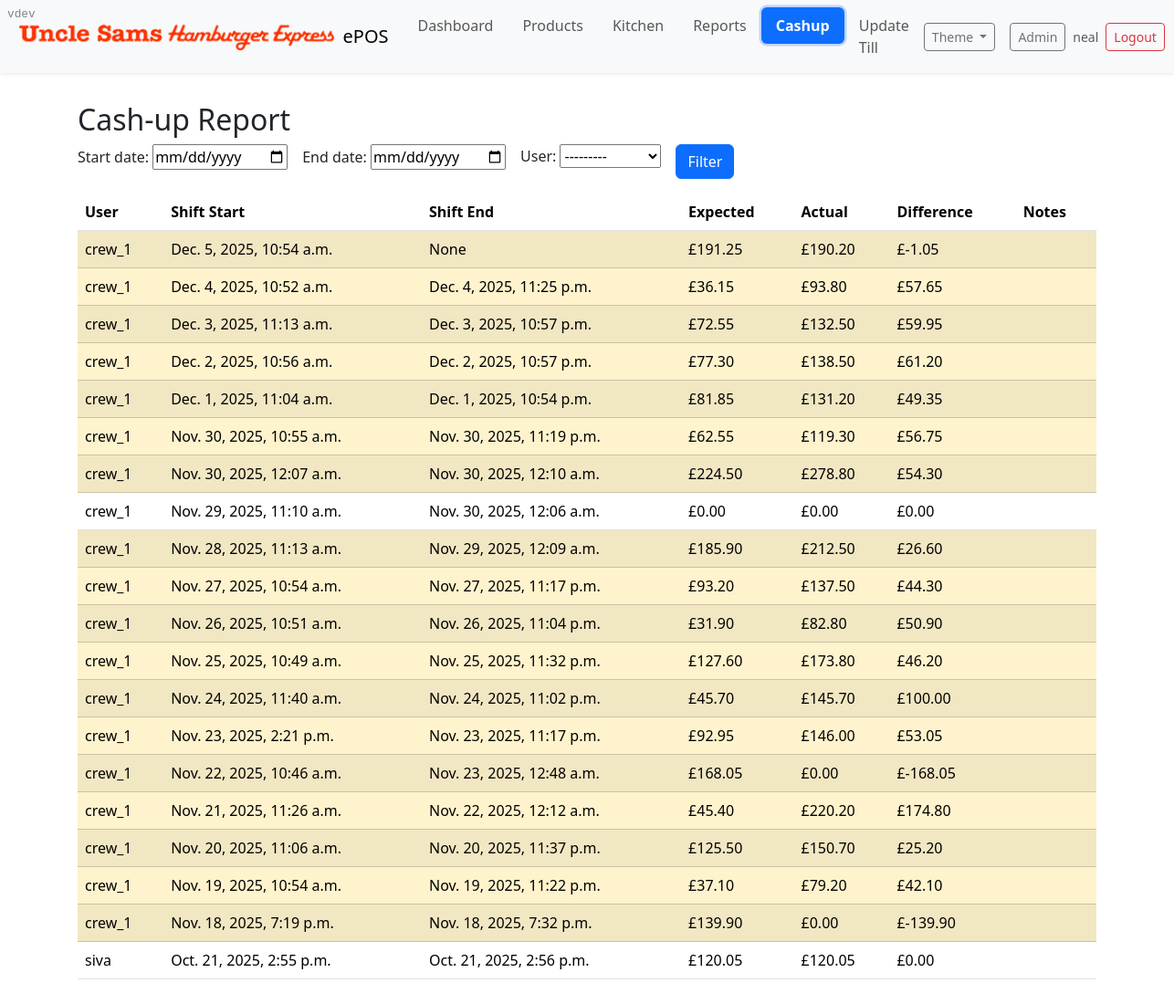
Screenshot of /cashup/report/ (signed in) with the database file from the repository.
### cashup/models.py (models this page shows, shortened)
class CashUp(models.Model):
    shift = models.OneToOneField(Shift, on_delete=models.CASCADE, related_name='cashup')
    expected_amount = models.DecimalField(max_digits=10, decimal_places=2, help_text="Expected cash amount based on transactions")
    actual_amount = models.DecimalField(max_digits=10, decimal_places=2, help_text="Actual cash amount counted at the end of the shift")
    difference = models.DecimalField(max_digits=10, decimal_places=2, help_text="Difference between expected and actual amounts")
    created_at = models.DateTimeField(default=timezone.now)
    notes = models.TextField(blank=True)
    class Meta:
        ordering = ['-created_at']

class Shift(models.Model):
    user = models.ForeignKey('auth.User', on_delete=models.CASCADE)
    start_time = models.DateTimeField(default=timezone.now)
    end_time = models.DateTimeField(null=True, blank=True)
    is_closed = models.BooleanField(default=False)
    class Meta:
        ordering = ['-start_time']

### cashup/views.py (the view, shortened to what this page needs)
# urls.py: path('report/', views.report, name='report'),
@login_required
def report(request):
    if request.user.groups.exists() and not _has_group(request.user, 'Manager'):
        messages.error(request, 'You do not have permission to view reports.')
        return redirect('cashup:index')
    form = ReportFilterForm(request.GET or None)
    qs = CashUp.objects.select_related('shift', 'shift__user').order_by('-created_at')
    rows = list(qs)
    return render(request, 'cashup/report.html', { 'form': form, 'rows': rows })

### cashup/forms.py
class ReportFilterForm(forms.Form):
    start_date = forms.DateField(required=False, widget=forms.DateInput(attrs={'type':'date'}))
    end_date = forms.DateField(required=False, widget=forms.DateInput(attrs={'type':'date'}))
    user = forms.ModelChoiceField(queryset=get_user_model().objects.all().order_by('username'), required=False)

### epos/context_processors.py (called while the page is built)
def app_version(request):
    return {
        'APP_VERSION': getattr(settings, 'APP_VERSION', 'dev')
    }

### cashup/templates/cashup/report.html (shortened to what this page needs)
{% extends 'manage_orders/index.html' %}
{% block content %}
<div class="container py-3">
  <h2>Cash-up Report</h2>
  <form method="get" class="row g-3 mb-3">
    <div class="col-auto">{{ form.start_date.label_tag }} {{ form.start_date }}</div>
    <div class="col-auto">{{ form.end_date.label_tag }} {{ form.end_date }}</div>
    <div class="col-auto">{{ form.user.label_tag }} {{ form.user }}</div>
    <div class="col-auto align-self-end"><button class="btn btn-primary">Filter</button></div>
  </form>
  <div class="table-responsive">
    <table class="table table-striped align-middle">
      <thead>
        <tr>
          <th>User</th>
          <th>Shift Start</th>
          <th>Shift End</th>
          <th>Expected</th>
          <th>Actual</th>
          <th>Difference</th>
          <th>Notes</th>
        </tr>
      </thead>
      <tbody>
        {% for r in rows %}
          <tr class="{% if r.difference and r.difference != 0 %}table-warning{% endif %}">
            <td>{{ r.shift.user.username }}</td>
            <td>{{ r.shift.start_time }}</td>
            <td>{{ r.shift.end_time }}</td>
            <td>£{{ r.expected_amount }}</td>
            <td>£{{ r.actual_amount }}</td>
            <td>£{{ r.difference }}</td>
            <td class="small">{{ r.notes }}</td>
          </tr>
        {% empty %}
          <tr><td colspan="7" class="text-muted">No results.</td></tr>
        {% endfor %}
      </tbody>
    </table>
  </div>
</div>
{% endblock %}

### manage_orders/templates/manage_orders/navbar.html (shortened to what this page needs)
{% load static %}
<nav class="navbar navbar-expand-lg bg-body-tertiary mb-3 shadow-sm">
  <div class="container-fluid">
    <a class="navbar-brand d-flex align-items-center" href="/">
      <img src="{% static 'img/ushe-2.png' %}" alt="Logo" style="height:32px;width:auto;" class="me-2">
      <span>ePOS</span>
    </a>
    <div class="collapse navbar-collapse" id="navbarNav">
  <ul class="navbar-nav me-auto">
        <li class="nav-item">
          <a class="nav-link rounded px-3 py-2 {% if '/manage_orders/dashboard' in request.path %}nav-active{% endif %}" href="/manage_orders/dashboard/">Dashboard</a>
        </li>
        <li class="nav-item">
          <a class="nav-link rounded px-3 py-2 {% if '/manage_orders/app_prod_order' in request.path %}nav-active{% endif %}" href="/manage_orders/app_prod_order/">Products</a>
        </li>
        <li class="nav-item">
          <a class="nav-link rounded px-3 py-2 {% if '/manage_orders/kitchen' in request.path %}nav-active{% endif %}" href="/manage_orders/kitchen/">Kitchen</a>
        </li>
        <li class="nav-item">
          <a class="nav-link rounded px-3 py-2 {% if '/manage_orders/reports' in request.path %}nav-active{% endif %}" href="/manage_orders/reports/">Reports</a>
        </li>
        <li class="nav-item">
          <a class="nav-link rounded px-3 py-2 {% if '/cashup/' in request.path %}nav-active{% endif %}" href="/cashup/">Cashup</a>
        </li>
        {% if request.user.is_superuser %}
        <li class="nav-item">
          <a class="nav-link rounded px-3 py-2 {% if '/update_till/' in request.path %}nav-active{% endif %}" href="{% url 'update_till_import' %}">Update Till</a>
        </li>
        {% endif %}
      </ul>
      <div class="d-flex gap-2 align-items-center">
        <div class="dropdown me-2">
          <button class="btn btn-sm btn-outline-secondary dropdown-toggle" type="button" id="themeDropdown" data-bs-toggle="dropdown" aria-expanded="false">
            Theme
          </button>
        </div>
        <a href="/admin/" class="btn btn-sm btn-outline-secondary" target="_blank">Admin</a>
        {% if request.user.is_authenticated %}
          <div class="d-flex align-items-center gap-2">
            <span class="text-muted small d-none d-md-inline">{{ request.user.username }}</span>
            <form method="post" action="{% url 'cashup:logout' %}" class="m-0 p-0">
              <button type="submit" class="btn btn-sm btn-outline-danger">Logout</button>
            </form>
          </div>
        {% else %}
          <a href="{% url 'cashup:crew_login' %}" class="btn btn-sm btn-primary">Login</a>
        {% endif %}
      </div>
    </div>
  </div>
</nav>

### manage_orders/templates/manage_orders/navbar.html (style rules this page uses)
.navbar .nav-link.nav-active { background: var(--bs-primary); color:#fff !important; font-weight:600; box-shadow:0 0 0 .15rem rgba(var(--bs-primary-rgb), .25); }

### rows the page displays
CashUp: shift.user.username "crew_1", shift.start_time "Dec. 5, 2025, 10:54 a.m.", shift.end_time "None", expected_amount "191.25", actual_amount "190.20", difference "-1.05"
CashUp: shift.user.username "crew_1", shift.start_time "Dec. 4, 2025, 10:52 a.m.", shift.end_time "Dec. 4, 2025, 11:25 p.m.", expected_amount "36.15", actual_amount "93.80", difference "57.65"
CashUp: shift.user.username "crew_1", shift.start_time "Dec. 3, 2025, 11:13 a.m.", shift.end_time "Dec. 3, 2025, 10:57 p.m.", expected_amount "72.55", actual_amount "132.50", difference "59.95"
CashUp: shift.user.username "crew_1", shift.start_time "Dec. 2, 2025, 10:56 a.m.", shift.end_time "Dec. 2, 2025, 10:57 p.m.", expected_amount "77.30", actual_amount "138.50", difference "61.20"
CashUp: shift.user.username "crew_1", shift.start_time "Dec. 1, 2025, 11:04 a.m.", shift.end_time "Dec. 1, 2025, 10:54 p.m.", expected_amount "81.85", actual_amount "131.20", difference "49.35"
CashUp: shift.user.username "crew_1", shift.start_time "Nov. 30, 2025, 10:55 a.m.", shift.end_time "Nov. 30, 2025, 11:19 p.m.", expected_amount "62.55", actual_amount "119.30", difference "56.75"
CashUp: shift.user.username "crew_1", shift.start_time "Nov. 30, 2025, 12:07 a.m.", shift.end_time "Nov. 30, 2025, 12:10 a.m.", expected_amount "224.50", actual_amount "278.80", difference "54.30"
CashUp: shift.user.username "crew_1", shift.start_time "Nov. 29, 2025, 11:10 a.m.", shift.end_time "Nov. 30, 2025, 12:06 a.m.", expected_amount "0.00", actual_amount "0.00", difference "0.00"
CashUp: shift.user.username "crew_1", shift.start_time "Nov. 28, 2025, 11:13 a.m.", shift.end_time "Nov. 29, 2025, 12:09 a.m.", expected_amount "185.90", actual_amount "212.50", difference "26.60"
CashUp: shift.user.username "crew_1", shift.start_time "Nov. 27, 2025, 10:54 a.m.", shift.end_time "Nov. 27, 2025, 11:17 p.m.", expected_amount "93.20", actual_amount "137.50", difference "44.30"
CashUp: shift.user.username "crew_1", shift.start_time "Nov. 26, 2025, 10:51 a.m.", shift.end_time "Nov. 26, 2025, 11:04 p.m.", expected_amount "31.90", actual_amount "82.80", difference "50.90"
CashUp: shift.user.username "crew_1", shift.start_time "Nov. 25, 2025, 10:49 a.m.", shift.end_time "Nov. 25, 2025, 11:32 p.m.", expected_amount "127.60", actual_amount "173.80", difference "46.20"
CashUp: shift.user.username "crew_1", shift.start_time "Nov. 24, 2025, 11:40 a.m.", shift.end_time "Nov. 24, 2025, 11:02 p.m.", expected_amount "45.70", actual_amount "145.70", difference "100.00"
CashUp: shift.user.username "crew_1", shift.start_time "Nov. 23, 2025, 2:21 p.m.", shift.end_time "Nov. 23, 2025, 11:17 p.m.", expected_amount "92.95", actual_amount "146.00", difference "53.05"
CashUp: shift.user.username "crew_1", shift.start_time "Nov. 22, 2025, 10:46 a.m.", shift.end_time "Nov. 23, 2025, 12:48 a.m.", expected_amount "168.05", actual_amount "0.00", difference "-168.05"
CashUp: shift.user.username "crew_1", shift.start_time "Nov. 21, 2025, 11:26 a.m.", shift.end_time "Nov. 22, 2025, 12:12 a.m.", expected_amount "45.40", actual_amount "220.20", difference "174.80"
CashUp: shift.user.username "crew_1", shift.start_time "Nov. 20, 2025, 11:06 a.m.", shift.end_time "Nov. 20, 2025, 11:37 p.m.", expected_amount "125.50", actual_amount "150.70", difference "25.20"
CashUp: shift.user.username "crew_1", shift.start_time "Nov. 19, 2025, 10:54 a.m.", shift.end_time "Nov. 19, 2025, 11:22 p.m.", expected_amount "37.10", actual_amount "79.20", difference "42.10"
CashUp: shift.user.username "crew_1", shift.start_time "Nov. 18, 2025, 7:19 p.m.", shift.end_time "Nov. 18, 2025, 7:32 p.m.", expected_amount "139.90", actual_amount "0.00", difference "-139.90"
CashUp: shift.user.username "siva", shift.start_time "Oct. 21, 2025, 2:55 p.m.", shift.end_time "Oct. 21, 2025, 2:56 p.m.", expected_amount "120.05", actual_amount "120.05", difference "0.00"

### other values shown
{{ request.user.username }} "neal"
